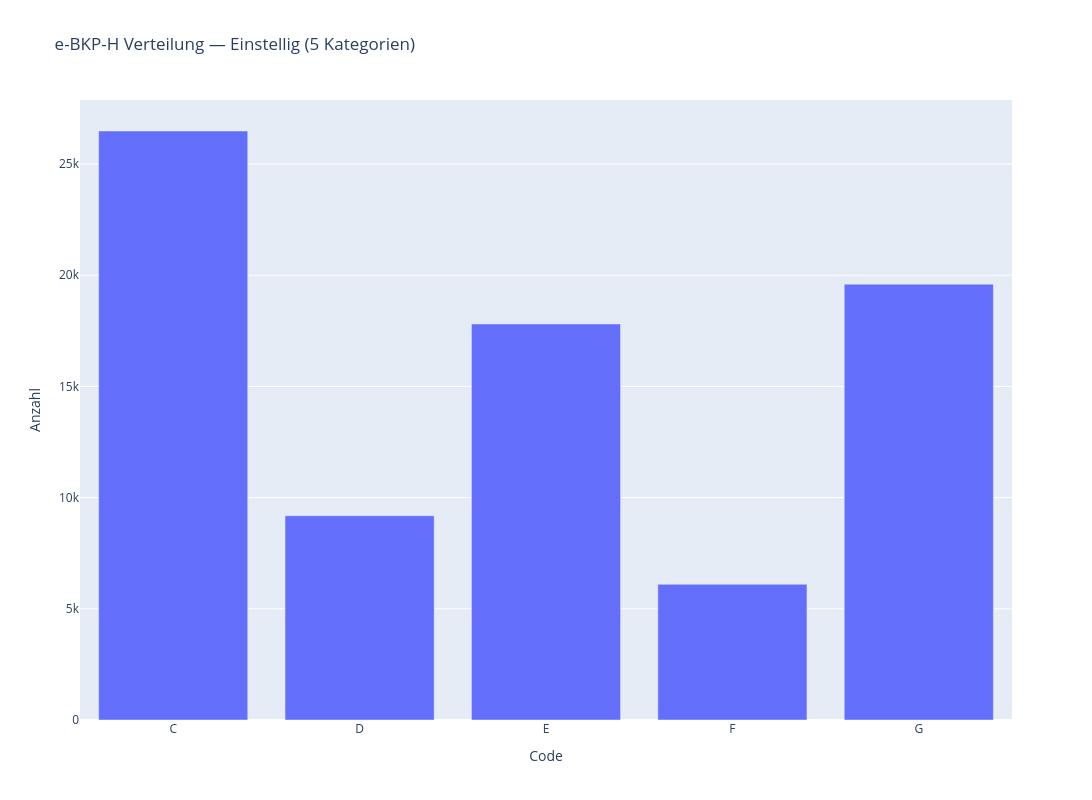
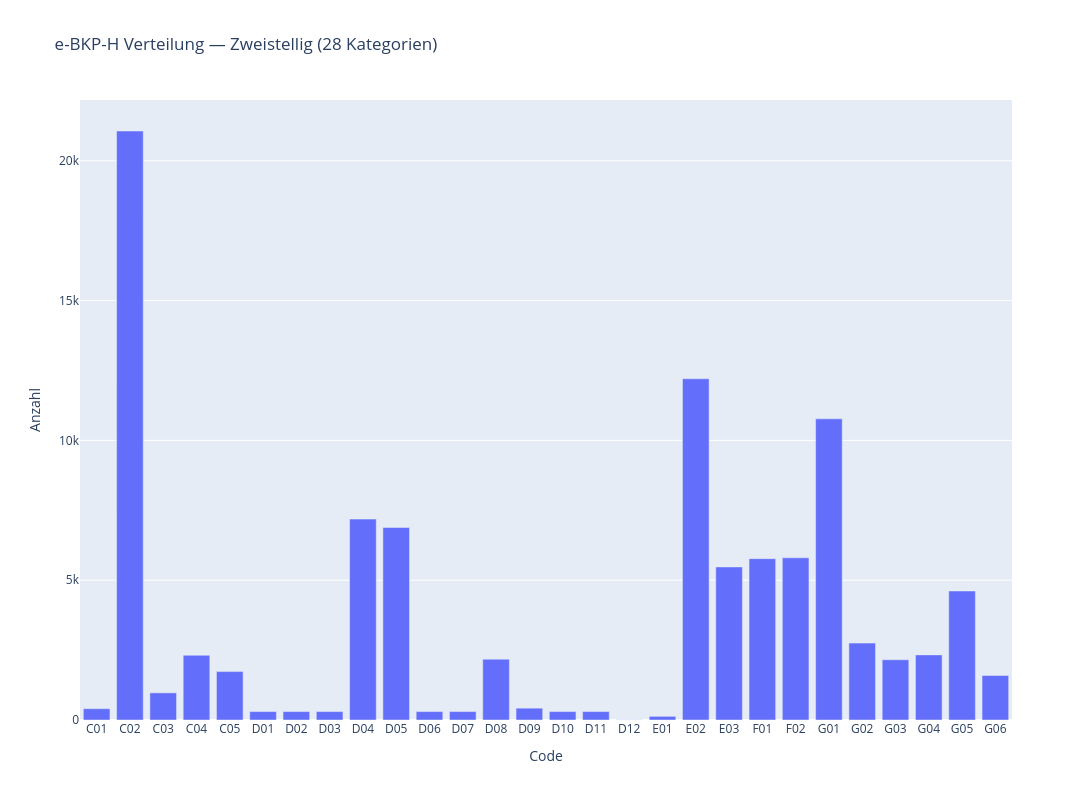
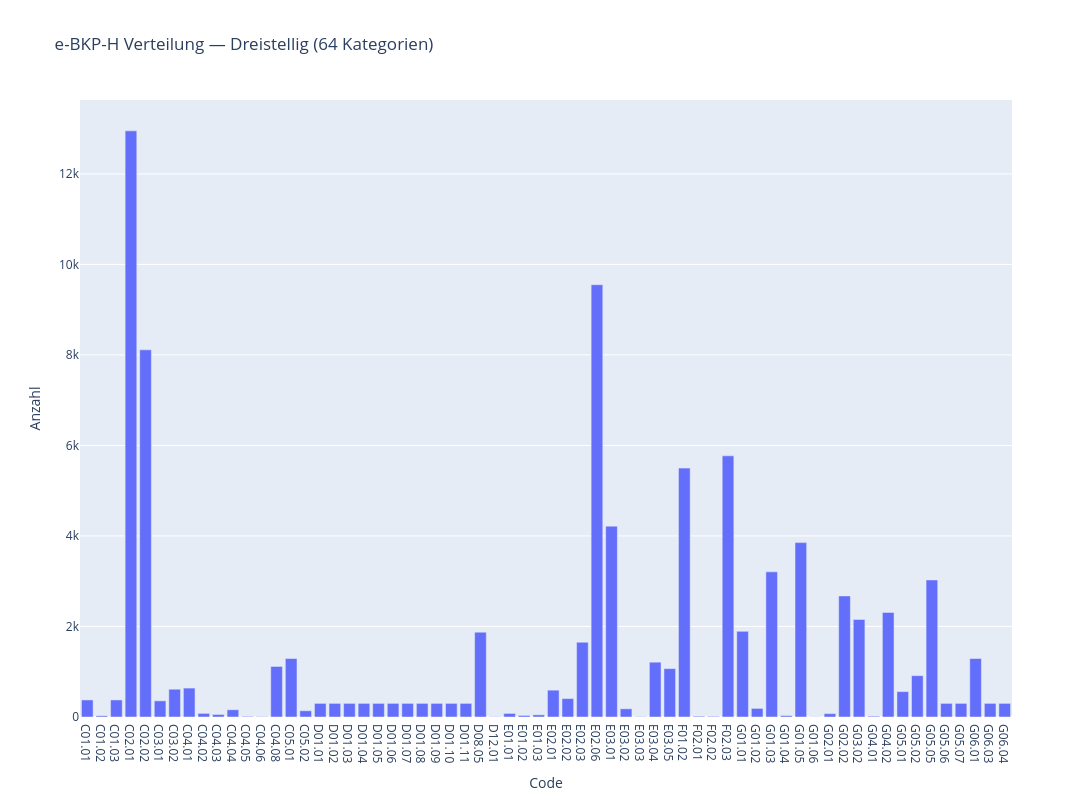

Here is the notebook cell these charts were saved with, in order:
### Code cell
# show distribution of first level eBKPh codes as bar chart
plot_ebkph_bar(df, level="letter")

# show distribution of second level eBKPh codes as bar chart
plot_ebkph_bar(df, level="two_digit")

# show distribution of second level eBKPh codes as bar chart
plot_ebkph_bar(df, level="four_digit")

### Figure 1 — Plotly figure (JSON) as saved in the notebook; plotly's stock layout.template omitted (floating-point values rounded to 4 significant figures)
{"data": [{"hovertemplate": "%{x}<br>Anzahl: %{y}<extra></extra>", "type": "bar", "x": ["C", "D", "E", "F", "G"], "y": [26486, 9186, 17808, 6102, 19599]}], "layout": {"height": 800, "title": {"text": "e-BKP-H Verteilung — Einstellig (5 Kategorien)"}, "width": 1400, "xaxis": {"title": {"text": "Code"}}, "yaxis": {"title": {"text": "Anzahl"}}}}

### Figure 2 — Plotly figure (JSON) as saved in the notebook; plotly's stock layout.template omitted (floating-point values rounded to 4 significant figures)
{"data": [{"hovertemplate": "%{x}<br>Anzahl: %{y}<extra></extra>", "type": "bar", "x": ["C01", "C02", "C03", "C04", "C05", "D01", "D02", "D03", "D04", "D05", "D06", "D07", "D08", "D09", "D10", "D11", "D12", "E01", "E02", "E03", "F01", "F02", "G01", "G02", "G03", "G04", "G05", "G06"], "y": [404, 21064, 971, 2316, 1731, 301, 301, 301, 7184, 6883, 301, 301, 2175, 423, 301, 301, 6, 130, 12204, 5474, 5770, 5801, 10770, 2750, 2155, 2329, 4613, 1593]}], "layout": {"height": 800, "title": {"text": "e-BKP-H Verteilung — Zweistellig (28 Kategorien)"}, "width": 1400, "xaxis": {"title": {"text": "Code"}}, "yaxis": {"title": {"text": "Anzahl"}}}}

### Figure 3 — Plotly figure (JSON) as saved in the notebook; plotly's stock layout.template omitted (floating-point values rounded to 4 significant figures)
{"data": [{"hovertemplate": "%{x}<br>Anzahl: %{y}<extra></extra>", "type": "bar", "x": ["C01.01", "C01.02", "C01.03", "C02.01", "C02.02", "C03.01", "C03.02", "C04.01", "C04.02", "C04.03", "C04.04", "C04.05", "C04.06", "C04.08", "C05.01", "C05.02", "D01.01", "D01.02", "D01.03", "D01.04", "D01.05", "D01.06", "D01.07", "D01.08", "D01.09", "D01.10", "D01.11", "D08.05", "D12.01", "E01.01", "E01.02", "E01.03", "E02.01", "E02.02", "E02.03", "E02.06", "E03.01", "E03.02", "E03.03", "E03.04", "E03.05", "F01.02", "F02.01", "F02.02", "F02.03", "G01.01", "G01.02", "G01.03", "G01.04", "G01.05", "G01.06", "G02.01", "G02.02", "G03.02", "G04.01", "G04.02", "G05.01", "G05.02", "G05.05", "G05.06", "G05.07", "G06.01", "G06.03", "G06.04"], "y": [377, 27, 377, 12951, 8113, 357, 614, 639, 80, 56, 160, 14, 8, 1117, 1292, 138, 301, 301, 301, 301, 301, 301, 301, 301, 301, 301, 301, 1874, 6, 79, 35, 48, 593, 407, 1652, 9552, 4217, 181, 7, 1211, 1069, 5500, 17, 14, 5770, 1892, 190, 3207, 31, 3853, 4, 75, 2675, 2155, 18, 2311, 561, 913, 3028, 301, 301, 1292, 301, 301]}], "layout": {"height": 800, "title": {"text": "e-BKP-H Verteilung — Dreistellig (64 Kategorien)"}, "width": 1400, "xaxis": {"title": {"text": "Code"}}, "yaxis": {"title": {"text": "Anzahl"}}}}
